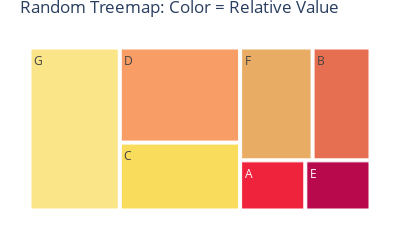

The notebook cell saved with this chart:
### Code cell
#TREEMAP
colors=['#fae588','#f79d65','#f9dc5c','#e8ac65','#e76f51','#ef233c','#b7094c'] #color palette
data2 = {'labels': ["A","B","C","D","E","F","G"],
        'values':[10,20,25,35,10,25,45]}
df = pd.DataFrame(data2)
fig = px.treemap(df, path=['labels'],values='values', width=400, height=200, title = "Random Treemap: Color = Relative Value")
fig.update_layout(
    treemapcolorway = colors, #defines the colors in the treemap
    margin = dict(t=25, l=25, r=25, b=25))
fig.show()

### Figure 1 — Plotly figure (JSON) as saved in the notebook; plotly's stock layout.template omitted (floating-point values rounded to 4 significant figures)
{"data": [{"branchvalues": "total", "domain": {"x": [0, 1], "y": [0, 1]}, "hovertemplate": "labels=%{label}<br>value=%{value}<br>parent=%{parent}<br>id=%{id}<extra></extra>", "ids": ["A", "B", "C", "D", "E", "F", "G"], "labels": ["A", "B", "C", "D", "E", "F", "G"], "name": "", "parents": ["", "", "", "", "", "", ""], "type": "treemap", "values": [10, 20, 25, 35, 10, 25, 45]}], "layout": {"height": 200, "legend": {"tracegroupgap": 0}, "margin": {"b": 25, "l": 25, "r": 25, "t": 25}, "title": {"text": "Random Treemap: Color = Relative Value"}, "treemapcolorway": ["#fae588", "#f79d65", "#f9dc5c", "#e8ac65", "#e76f51", "#ef233c", "#b7094c"], "width": 400}}
